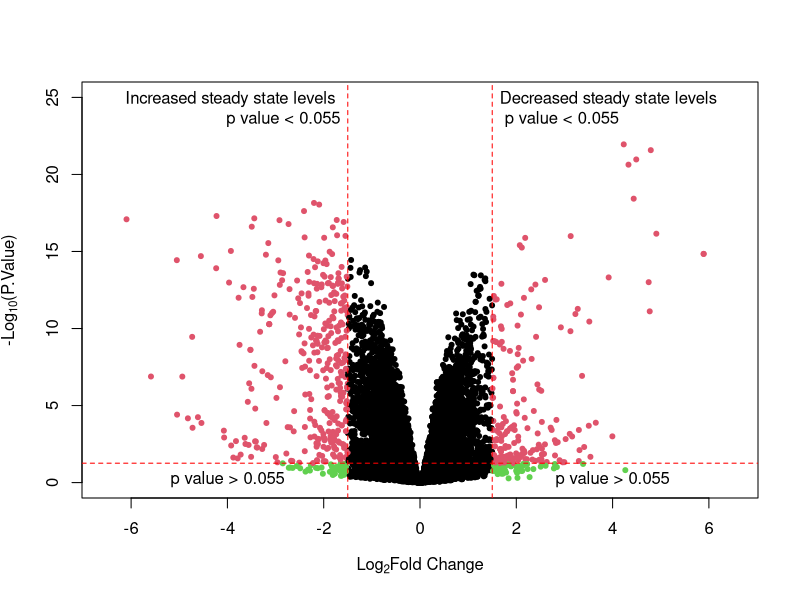

Write the R code that produced this figure.
## ---- chunk 1
#| output: false
library(tidyverse)
## ---- chunk 2
Proteomic.Data <- read.csv("MyData/2022-03-21_trim-stacked.csv")
head(Proteomic.Data)

## ---- chunk 3
glimpse(Proteomic.Data)

## ---- chunk 4
Attributes <- read.csv("MyData/Column_Descriptions.csv")

knitr::kable(Attributes)
## ---- chunk 5
Gene <- unique(Proteomic.Data$Gene[abs(Proteomic.Data$logFC) >= 1.5 &
                                     Proteomic.Data$P.Value <= 0.055])
## ---- chunk 6
#| code-fold: true
Hits <- paste(length(Gene), "out of", length(unique(Proteomic.Data$Gene)), "proteins were significantly affected in at least one mutant condition; Here we consider any protein whose steady state level changed by at least 1.5 (|Log2FC|)" )

knitr::kable(Hits)
## ---- chunk 7
#| code-fold: true
x <- Proteomic.Data$logFC
y <- -log10(Proteomic.Data$P.Value)

group <- rep(1, nrow(Proteomic.Data))               # Create group variable
group[abs(x) >= 1.5 & y >= -log10(0.055)] <- 2
group[abs(x) >= 1.5 & y <= -log10(0.055)] <- 3

plot(x, y, 
     col = group, 
     pch = 20,
     ylim = c(0,25),
     xlim = c(-6.5, 6.5),
     xlab = expression("Log"[2]*"Fold Change"),
     ylab = expression("-Log"[10]*"(P.Value)")
)
abline(v = c(1.5, -1.5), col = "red", lty = 2)
abline(h = -log10(0.055), col = "red", lty = 2)
text(x = 1.45, y = 24, labels = "Decreased steady state levels \n p value < 0.055",
     pos = 4, offset = .5)
text(x = -1.45, y = 24, labels = "Increased steady state levels \n p value < 0.055",
     pos = 2, offset = .5)
text(x = -4, y = -log10(0.055), labels = "p value > 0.055", pos = 1, offset = .5)
text(x = 4, y = -log10(0.055), labels = "p value > 0.055", pos = 1, offset = .5)
